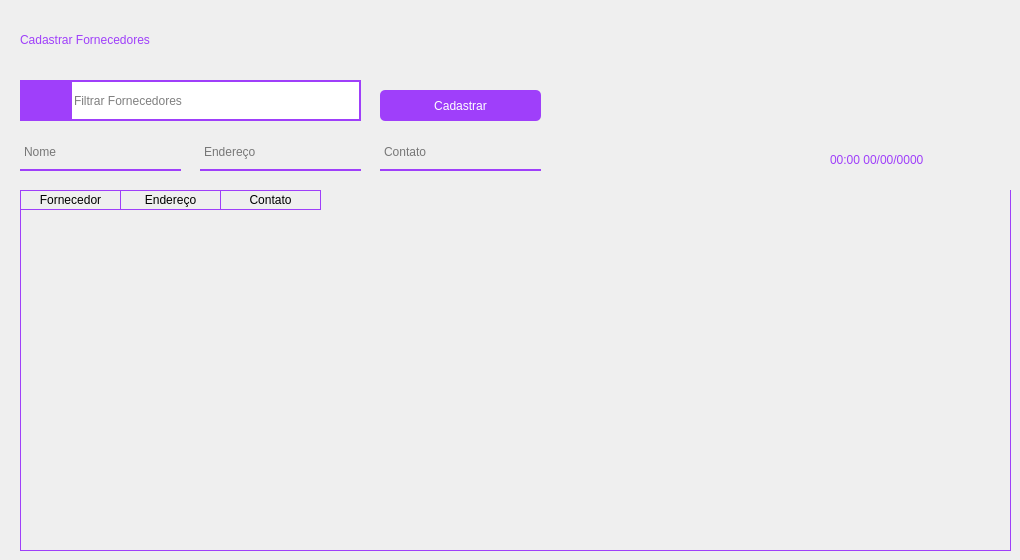
      <widget class="QWidget" name="pg_cadastrar_fornecedores">
       <widget class="QPushButton" name="btn_cadastrar_forncedores">
        <property name="geometry">
         <rect>
          <x>380</x>
          <y>90</y>
          <width>161</width>
          <height>31</height>
         </rect>
        </property>
        <property name="styleSheet">
         <string notr="true">QPushButton {
border: 2px;
background-color: rgb(159, 63, 250);
color: white;
border-radius: 5px;
font: 10pt &quot;Montserrat&quot;;
outline: 0;
}

QPushButton:hover {
	background-color: rgb(197, 62, 255);
}
</string>
        </property>
        <property name="text">
         <string>Cadastrar</string>
        </property>
       </widget>
       <widget class="QLineEdit" name="line_cadastrar_nome_fornecedores">
        <property name="geometry">
         <rect>
          <x>20</x>
          <y>140</y>
          <width>161</width>
          <height>31</height>
         </rect>
        </property>
        <property name="styleSheet">
         <string notr="true">background-color: rgba(0, 0 , 0, 0);
border: 2px solid rgba(0,0,0,0);
border-bottom-color: rgb(159, 63, 250);
color: rgb(0,0,0);
padding-bottom: 8px;
border-radius: 0px;
font: 10pt &quot;Montserrat&quot;;</string>
        </property>
        <property name="text">
         <string/>
        </property>
        <property name="placeholderText">
         <string>Nome</string>
        </property>
        <property name="clearButtonEnabled">
         <bool>true</bool>
        </property>
       </widget>
       <widget class="QLineEdit" name="line_search_Bar_cadastrar_fornecedores">
        <property name="geometry">
         <rect>
          <x>70</x>
          <y>80</y>
          <width>291</width>
          <height>41</height>
         </rect>
        </property>
        <property name="styleSheet">
         <string notr="true">border: 2px solid #9f3ffa;
font: 10pt &quot;Montserrat&quot;;</string>
        </property>
        <property name="cursorPosition">
         <number>0</number>
        </property>
        <property name="placeholderText">
         <string>Filtrar Fornecedores</string>
        </property>
        <property name="clearButtonEnabled">
         <bool>true</bool>
        </property>
       </widget>
       <widget class="QPushButton" name="btn_pesquisar_fornecedores">
        <property name="geometry">
         <rect>
          <x>20</x>
          <y>80</y>
          <width>51</width>
          <height>41</height>
         </rect>
        </property>
        <property name="styleSheet">
         <string notr="true">QPushButton {
border: 2px;
background-color: rgb(159, 63, 250);
color: white;

font: 10pt &quot;Montserrat&quot;;
outline: 0;
}

QPushButton:hover {
	background-color: rgb(197, 62, 255);
}
</string>
        </property>
        <property name="text">
         <string/>
        </property>
        <property name="icon">
         <iconset resource="../QRC/file_principal_rc.qrc">
          <normaloff>:/icones/lupa.png</normaloff>:/icones/lupa.png</iconset>
        </property>
        <property name="iconSize">
         <size>
          <width>25</width>
          <height>25</height>
         </size>
        </property>
       </widget>
       <widget class="QLineEdit" name="line_cadastrar_endereco_fornecedores">
        <property name="geometry">
         <rect>
          <x>200</x>
          <y>140</y>
          <width>161</width>
          <height>31</height>
         </rect>
        </property>
        <property name="styleSheet">
         <string notr="true">background-color: rgba(0, 0 , 0, 0);
border: 2px solid rgba(0,0,0,0);
border-bottom-color: rgb(159, 63, 250);
color: rgb(0,0,0);
padding-bottom: 8px;
border-radius: 0px;
font: 10pt &quot;Montserrat&quot;;</string>
        </property>
        <property name="text">
         <string/>
        </property>
        <property name="placeholderText">
         <string>Endereço</string>
        </property>
        <property name="clearButtonEnabled">
         <bool>true</bool>
        </property>
       </widget>
       <widget class="QLabel" name="lbl_titulo_cadastrar_fornecedores">
        <property name="geometry">
         <rect>
          <x>20</x>
          <y>20</y>
          <width>371</width>
          <height>41</height>
         </rect>
        </property>
        <property name="styleSheet">
         <string notr="true">color: #9f3ffa;
font: 20pt &quot;Montserrat&quot;;</string>
        </property>
        <property name="text">
         <string>Cadastrar Fornecedores </string>
        </property>
        <property name="textInteractionFlags">
         <set>Qt::LinksAccessibleByMouse|Qt::TextSelectableByMouse</set>
        </property>
       </widget>
       <widget class="QLineEdit" name="line_cadastrar_contato_fornecedores">
        <property name="geometry">
         <rect>
          <x>380</x>
          <y>140</y>
          <width>161</width>
          <height>31</height>
         </rect>
        </property>
        <property name="styleSheet">
         <string notr="true">background-color: rgba(0, 0 , 0, 0);
border: 2px solid rgba(0,0,0,0);
border-bottom-color: rgb(159, 63, 250);
color: rgb(0,0,0);
padding-bottom: 8px;
border-radius: 0px;
font: 10pt &quot;Montserrat&quot;;</string>
        </property>
        <property name="text">
         <string/>
        </property>
        <property name="placeholderText">
         <string>Contato</string>
        </property>
        <property name="clearButtonEnabled">
         <bool>true</bool>
        </property>
       </widget>
       <widget class="QTableWidget" name="tabela_cadastrar_fornecedores">
        <property name="geometry">
         <rect>
          <x>20</x>
          <y>190</y>
          <width>991</width>
          <height>361</height>
         </rect>
        </property>
        <property name="styleSheet">
         <string notr="true">QTableWidget {
	gridline-color: #9f3ffa;;
	background-color: transparent;
	outline: 0;
	border: 1px solid #9f3ffa;
	border-top: 0px
	
}

QTableWidget::item:selected{
	background-color:#9f3ffa;;
}

QTableWidget::horizontalHeader {	
	background-color: #9f3ffa;
}

QHeaderView::section:horizontal
{
    border: 1px solid #9f3ffa;
	background-color: transparent;
	border-left: 0px;
	color: black;

}
</string>
        </property>
        <property name="frameShape">
         <enum>QFrame::Panel</enum>
        </property>
        <property name="frameShadow">
         <enum>QFrame::Sunken</enum>
        </property>
        <property name="editTriggers">
         <set>QAbstractItemView::SelectedClicked</set>
        </property>
        <property name="tabKeyNavigation">
         <bool>true</bool>
        </property>
        <property name="showDropIndicator" stdset="0">
         <bool>false</bool>
        </property>
        <property name="alternatingRowColors">
         <bool>false</bool>
        </property>
        <property name="selectionMode">
         <enum>QAbstractItemView::ExtendedSelection</enum>
        </property>
        <property name="gridStyle">
         <enum>Qt::SolidLine</enum>
        </property>
        <property name="sortingEnabled">
         <bool>true</bool>
        </property>
        <attribute name="verticalHeaderVisible">
         <bool>false</bool>
        </attribute>
        <attribute name="verticalHeaderShowSortIndicator" stdset="0">
         <bool>false</bool>
        </attribute>
        <attribute name="verticalHeaderStretchLastSection">
         <bool>false</bool>
        </attribute>
        <column>
         <property name="text">
          <string>Fornecedor</string>
         </property>
        </column>
        <column>
         <property name="text">
          <string>Endereço</string>
         </property>
        </column>
        <column>
         <property name="text">
          <string>Contato</string>
         </property>
        </column>
       </widget>
       <widget class="QLabel" name="lbl_hora_data_cadastrar_fornecedores">
        <property name="geometry">
         <rect>
          <x>830</x>
          <y>150</y>
          <width>181</width>
          <height>21</height>
         </rect>
        </property>
        <property name="styleSheet">
         <string notr="true">font: 13pt &quot;Montserrat&quot;;
color: #9f3ffa;
</string>
        </property>
        <property name="text">
         <string>00:00 00/00/0000</string>
        </property>
        <property name="textFormat">
         <enum>Qt::AutoText</enum>
        </property>
        <property name="wordWrap">
         <bool>false</bool>
        </property>
        <property name="textInteractionFlags">
         <set>Qt::LinksAccessibleByKeyboard|Qt::LinksAccessibleByMouse</set>
        </property>
       </widget>
      </widget>
